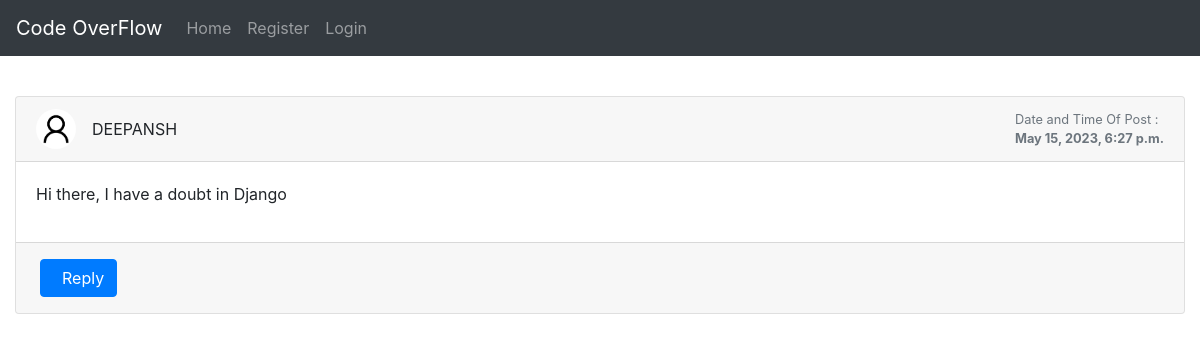
Page /discussion/29/ on the committed database.
### profile_of_user/models.py (models this page shows)
class Post(models.Model):
    user1 = models.ForeignKey(User, on_delete=models.CASCADE, default=1)
    post_id = models.AutoField
    post_content = models.CharField(max_length=5000)
    timestamp= models.DateTimeField(default=now)
    image = models.ImageField(upload_to="images",default="")

### profile_of_user/views.py (the view, shortened to what this page needs)
# urls.py: path("discussion/<int:myid>/", views.discussion, name="Discussions"),
def discussion(request, myid):
    post = Post.objects.filter(id=myid).first()
    replies = Replie.objects.filter(post=post)
    return render(request, "discussion.html", {'post':post, 'replies':replies})

### profile_of_user/templates/discussion.html (shortened to what this page needs)
{% extends 'basic.html' %}
{% block body %}
<br>
<div class="container-fluid mt-5">
    <div class="row">
        <div class="col-md-12">
            <div class="card mb-4">
                <div class="card-header">
                    <div class="media flex-wrap w-100 align-items-center"> <img src="/media/{{post.image}}"
                            class="d-block ui-w-40 rounded-circle" alt="" width="40px" height="40px">
                        <div class="media-body ml-3" style="text-transform: uppercase;"> <a data-abc="true">{{post.user1}}</a>
                        </div>
                        <div class="text-muted small ml-3">
                            <div>Date and Time Of Post :</div>
                            <div><strong>{{post.timestamp}}</strong></div>
                        </div>
                    </div>
                </div>
                <div class="card-body">
                    <p>{{post.post_content}}</p>
                </div>
                <div class="card-footer d-flex flex-wrap justify-content-between align-items-center px-0 pt-0 pb-3">
                    <div class="px-4 pt-3"> <button type="button" class="btn btn-primary" data-target="#reply" data-toggle="modal">&nbsp; Reply</button> </div>
                </div>
            </div>
        </div>
    </div>
</div>
{% endblock %}

### rows in the picture
Post: image (placeholder picture), user1 "DEEPANSH", timestamp "May 15, 2023, 6:27 p.m.", post_content "Hi there, I have a doubt in Django"
